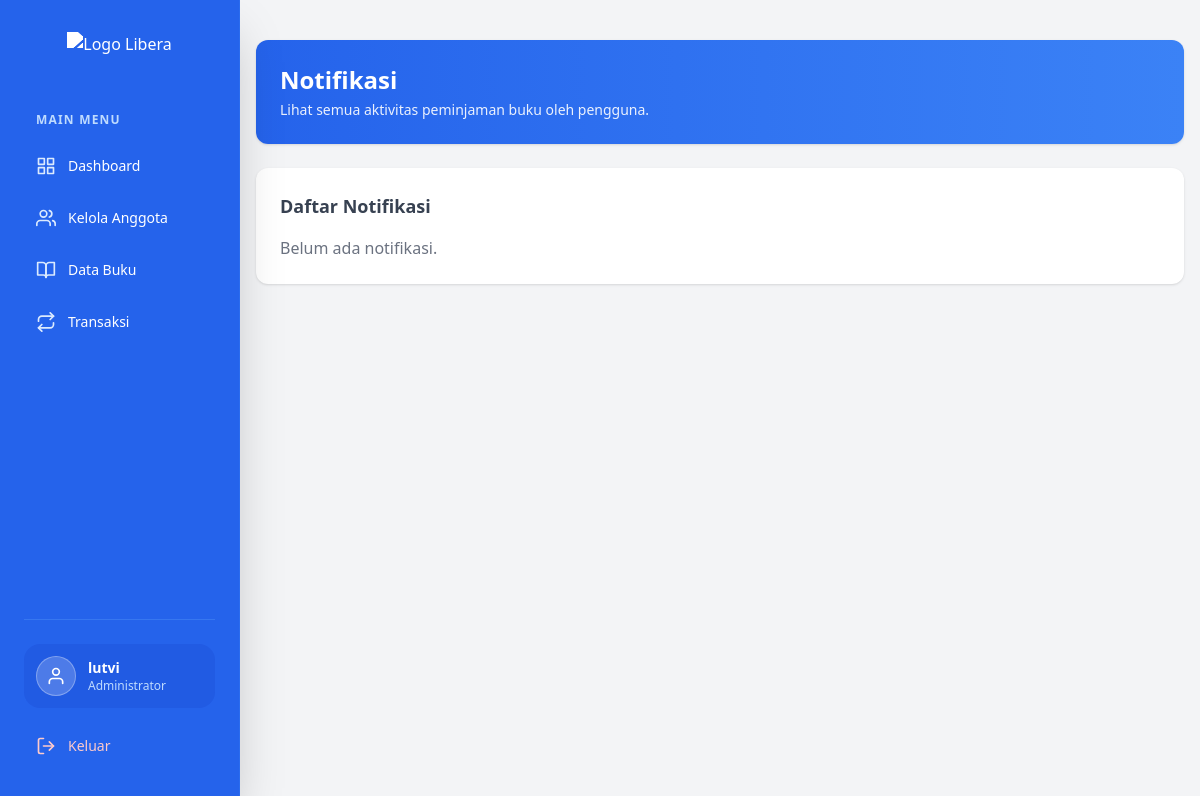
Before: /Libera/admin/notifications.php (signed in) with the older database file.
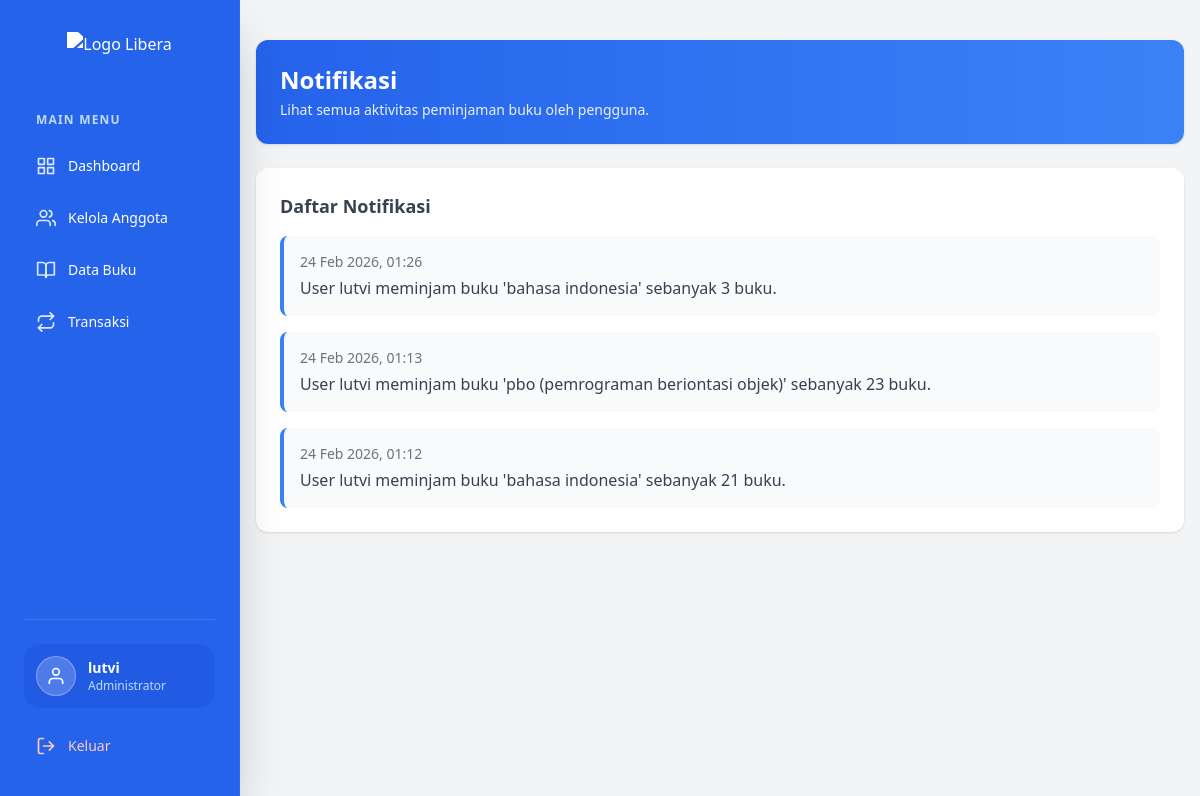
After: the same page with the newer database file.
### tables this page shows
CREATE TABLE `notif` (
  `id_notif` int(11) NOT NULL,
  `message` text NOT NULL,
  `created_at` timestamp NOT NULL DEFAULT current_timestamp()
);

### Libera/admin/notifications.php (the view, shortened to what this page needs)
<?php
include '../config/koneksi.php';
$query_notif = mysqli_query($koneksi, "SELECT * FROM notif ORDER BY created_at DESC");
?>
<!DOCTYPE html>
<html lang="en">
<head>
    <link href="https://cdnjs.cloudflare.com/ajax/libs/flowbite/2.2.1/flowbite.min.css" rel="stylesheet">
    <script src="https://cdn.tailwindcss.com"></script>
</head>
<body class="bg-gray-100 font-poppins">
    <?php include 'partials/sidebar.php'; ?>
    <main class="ml-60 p-4 min-h-screen">
        <section>
            <div class="mt-6 bg-gradient-to-r from-blue-600 to-blue-500 p-6 rounded-xl shadow text-white">
                <h2 class="text-2xl font-semibold mb-1">
                    Notifikasi
                </h2>
                <p class="text-sm opacity-90">
                    Lihat semua aktivitas peminjaman buku oleh pengguna.
                </p>
            </div>
        </section>
        <section class="mt-6">
            <div class="bg-white rounded-xl shadow p-6">
                <h2 class="text-lg font-semibold text-gray-700 mb-4">
                    Daftar Notifikasi
                </h2>
                <?php if (mysqli_num_rows($query_notif) > 0): ?>
                    <div class="space-y-4">
                        <?php while ($notif = mysqli_fetch_assoc($query_notif)): ?>
                            <div class="bg-gray-50 rounded-lg p-4 border-l-4 border-blue-500">
                                <p class="text-sm text-gray-500">
                                    <?php echo date('d M Y, H:i', strtotime($notif['created_at'])); ?></p>
                                <p class="mt-1 text-gray-700"><?php echo htmlspecialchars($notif['message']); ?></p>
                            </div>
                        <?php endwhile; ?>
                    </div>
                <?php else: ?>
                    <p class="text-gray-500">Belum ada notifikasi.</p>
                <?php endif; ?>
            </div>
        </section>
    </main>
</body>
</html>

Changed rows visible on the page:
added notif: created_at "24 Feb 2026, 01:26", message "User lutvi meminjam buku 'bahasa indonesia' sebanyak 3 buku."
added notif: created_at "24 Feb 2026, 01:13", message "User lutvi meminjam buku 'pbo (pemrograman beriontasi objek)' sebanyak 23 buku."
added notif: created_at "24 Feb 2026, 01:12", message "User lutvi meminjam buku 'bahasa indonesia' sebanyak 21 buku."
Other visible differences:
text no longer shown: "Belum ada notifikasi."
